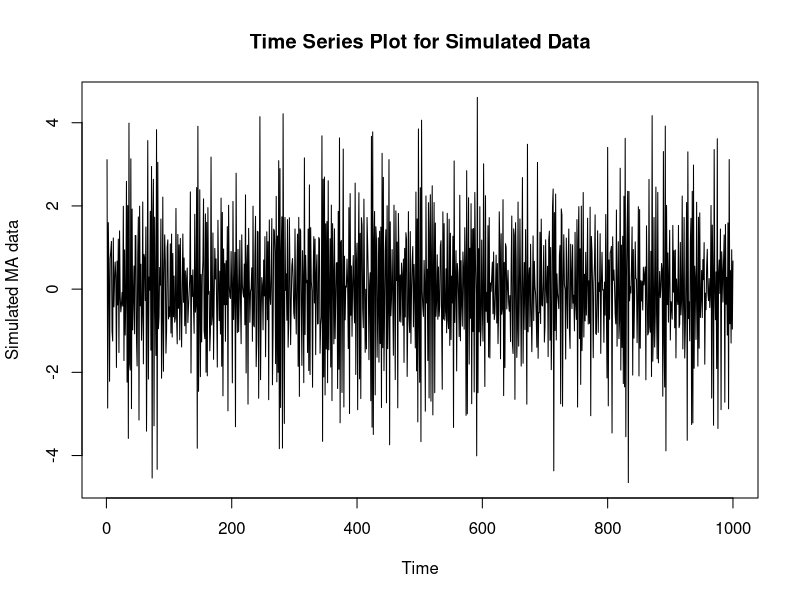
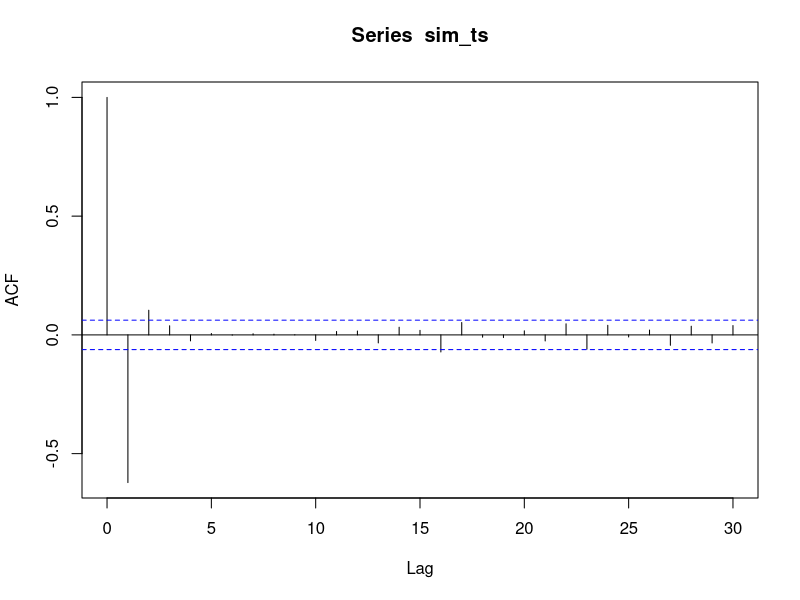
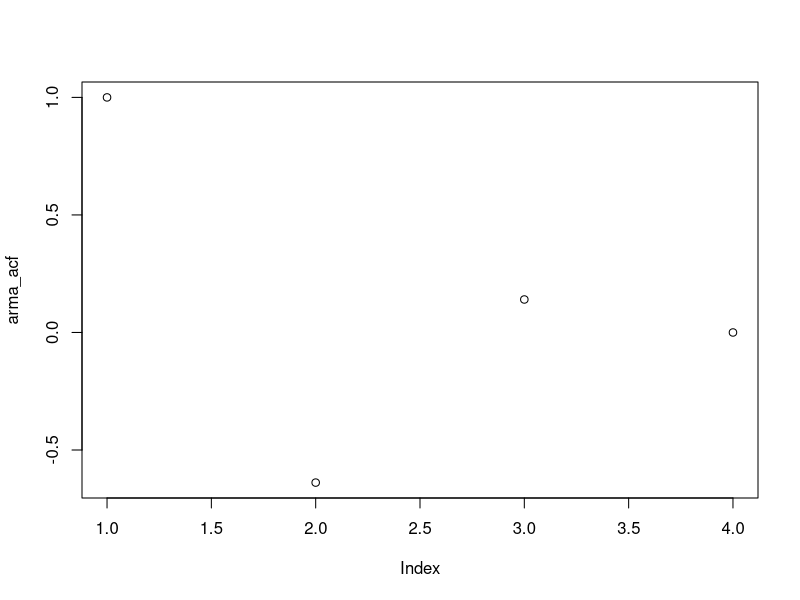
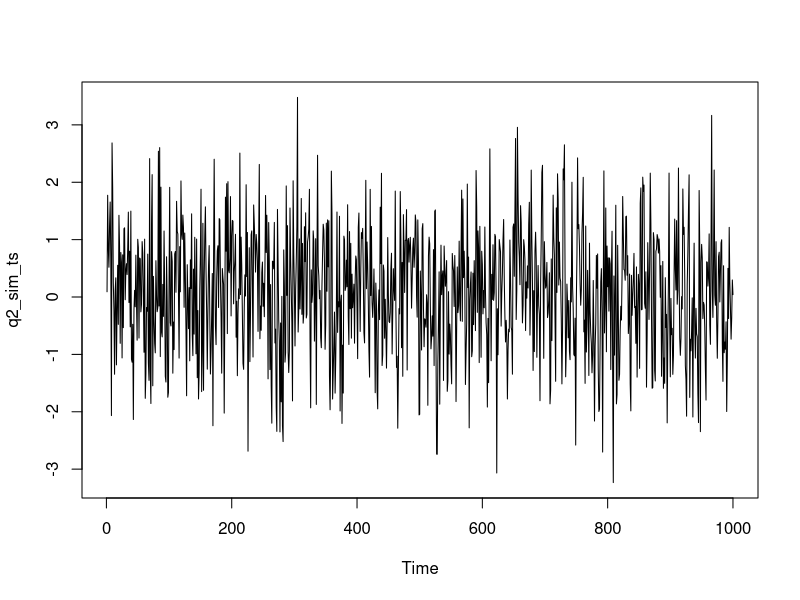
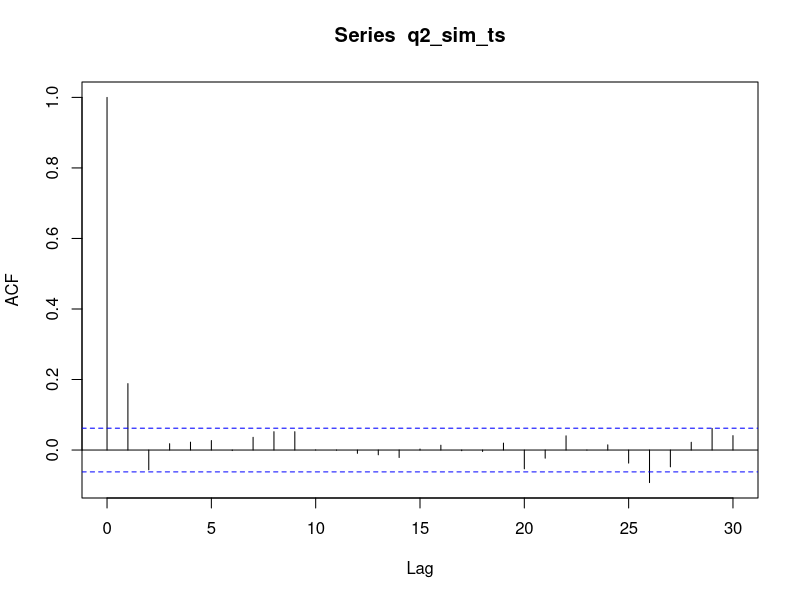
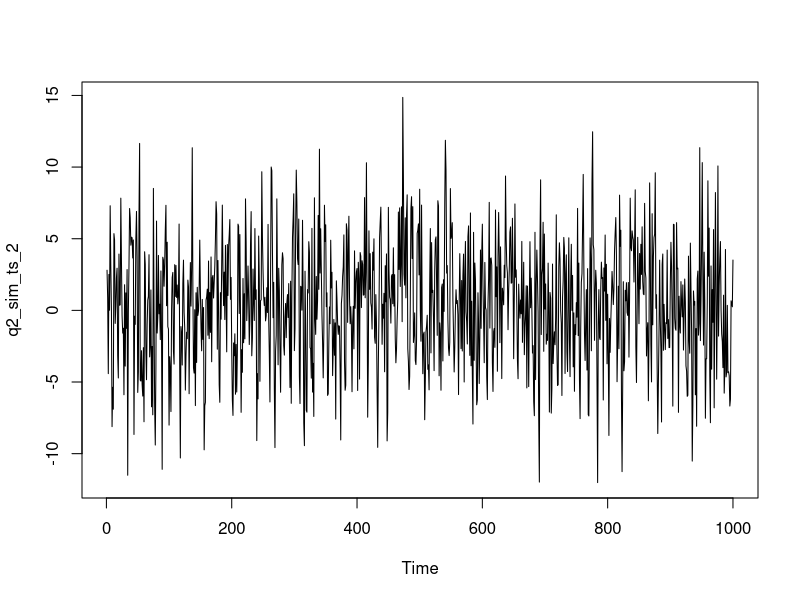
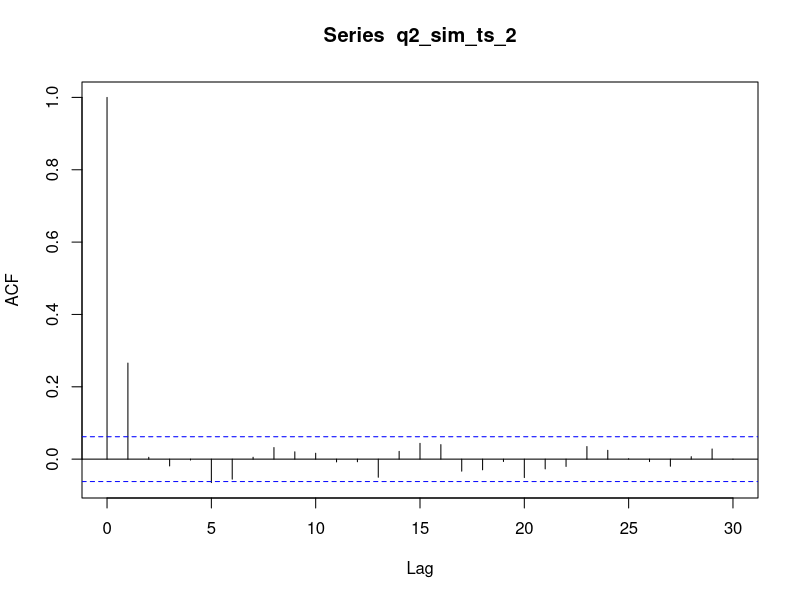

Generate these figures, in order, with R:
## ---- chunk 1
knitr::opts_chunk$set(echo = TRUE)
library(tidyverse)
library(knitr)
library(tseries)
library(zoo)
## ---- chunk 2
sim_data <- arima.sim(n = 1000, list(ma = c(-1.3,0.4), sd = sqrt(0.1)))
sim_ts <- ts(sim_data)
plot(sim_ts,
     main = "Time Series Plot for Simulated Data",
     ylab = "Simulated MA data")
## ---- chunk 3
acf(sim_ts)
## ---- chunk 4
arma_acf <- ARMAacf(ma = c(-1.3,0.4))
plot(arma_acf)
## ---- chunk 5
q2_sim <- arima.sim(n = 1000, list(ma = c(0.25), sd = sqrt(0.4)))
q2_sim_ts <- ts(q2_sim)
plot(q2_sim_ts)
acf(q2_sim_ts)
## ---- chunk 6
q2_sim_2 <- arima.sim(n = 1000, list(ma = c(4), sd = sqrt(0.4)))
q2_sim_ts_2 <- ts(q2_sim_2)
plot(q2_sim_ts_2)
acf(q2_sim_ts_2)
## ---- chunk 7
